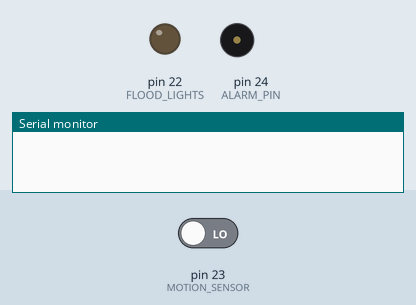
Simulated run of this sketch. Board: Arduino Mega 2560, built with avr-gcc and run on an emulated ATmega2560. Parts: output pins drawn as LEDs (lit = HIGH), buzzer (waves = sounding), the last lines printed to the serial monitor. Inputs (shaded band) come from the test bench; at power-on: pin 23 (MOTION_SENSOR) LOW.

Above: at 1.2 s.
1.3 s: pin 23 (MOTION_SENSOR) driven HIGH
At 1.9 s:
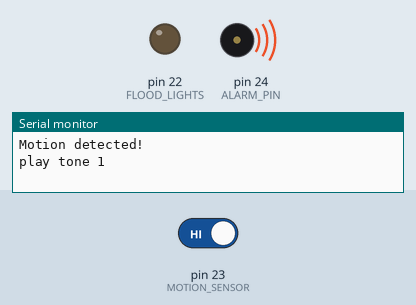
2.8 s: pin 23 (MOTION_SENSOR) driven LOW
At 5.2 s:
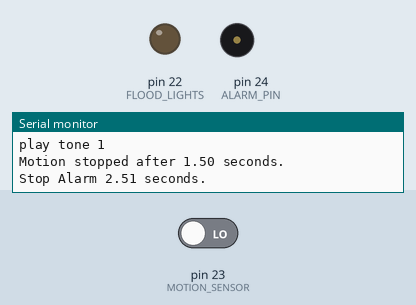
Timing chart, 0 to 6.7 s (numbered marks = the images above; inputs shaded):
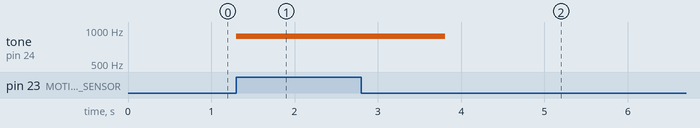

Measured:
- after the input at 1.3 s, tone on pin 24 (ALARM_PIN): silent → 880 Hz at once
- after the input at 2.8 s, tone on pin 24 (ALARM_PIN): 880 Hz → silent after 1.0 s

The sketch:

MotionAlarm.ino
```cpp
#include "Arduino.h"


const int FLOOD_LIGHTS = 22; // Flood lights attached to pin 22
const int MOTION_SENSOR = 23; // PIR motion sensor pin
const uint8_t ALARM_PIN = 24; // Active buzzer simulating our alarm speakers

const uint8_t ON = HIGH;
const uint8_t OFF = LOW;

bool previous_motion = false; // previous state of motion sensor's pin

void setup() {
  Serial.begin(9600); // initialize serial
  pinMode(MOTION_SENSOR, INPUT); // set arduino pin to input mode
  pinMode(FLOOD_LIGHTS, OUTPUT); // set arduino pin to output mode
  pinMode(ALARM_PIN, OUTPUT); // Set Alarm pin to OUTPUT
}

unsigned long start_time;
unsigned long delay_start = 0;
const uint8_t DELAY_SECONDS = 1;


// How long to delay while beeping the buzzer (in milliseconds).
const int BUZZER_DELAY = 300; // Delay this much while beeping the buzzer

unsigned long buzzer_delay_start = 0; // when did our last buzzer state change

const int TONES[] = {880, 698, 587};
bool playing_tones = false;
int current_tone;


void loop() {
  bool motion_detected = digitalRead(MOTION_SENSOR); // read new state

  if (motion_detected && !previous_motion) { // New motion detected
    Serial.println("Motion detected!");
    playing_tones = true;
    current_tone = 0;
    delay_start = 0; // stop delay timer when motion detected
    start_time = millis();

    if (playing_tones) {
      int current_millis = millis(); // Get current millis() count
      if (current_millis - buzzer_delay_start > BUZZER_DELAY) {
        if (current_tone < sizeof(TONES) / sizeof(int)) {
          tone(ALARM_PIN, TONES[current_tone++]);
          Serial.print("play tone ");
          Serial.println(current_tone);
          buzzer_delay_start = current_millis; // Save start time
        } else {
          Serial.println("stop playing");
          noTone(ALARM_PIN);
          playing_tones = false;
        }
      }
    }
  } else if (!motion_detected && previous_motion) { // motion delay expired
    float seconds = (millis() - start_time) / 1000.0;
    Serial.print("Motion stopped after ");
    Serial.print(seconds);
    Serial.println(" seconds.");
    delay_start = millis(); // Start delay timer
  }

  // If flood lights are on and our timer expires then turn off the lights
  if (delay_start && (millis() - delay_start) / 1000 >= DELAY_SECONDS) {
    float seconds = (millis() - start_time) / 1000.0;
    Serial.print("Stop Alarm ");
    Serial.print(seconds);
    Serial.println(" seconds.");
    noTone(ALARM_PIN);
    delay_start = 0;
  }

  previous_motion = motion_detected;
  delay(10);
}
```
